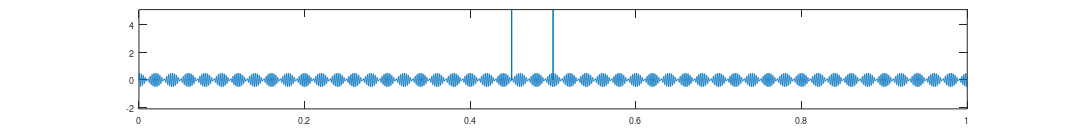

The MATLAB script that drew this image: (Note: this script raises an error after producing the figure.)
clear;
close all;

fs=22050;
a=0;b=1;t = a:(1/fs)*(b-a):b-(1/(fs*(b-a))); 
f = 0.25*sin(400*2*pi*t)+0.25*sin(450*2*pi*t); 
t1 = round(4.5*fs/10);
t2 = round(5*fs/10);
f(t1)=10;
f(t2)=10;	  

figure;
h = plot(t,f);       
set(h,'LineWidth',1);
axis([a,b,-2.1,5.1])
printPaperPosition = [1   10   16.7  2]; %[left, bottom, width, height]
printFile = 'Sound_TwoSineTwoImpulse';
set(gcf,'PaperPosition',printPaperPosition); 
print('-dpng',strcat(printFile),'-r600');

wavwrite(f,fs,'Sound_TwoSineTwoImpulse.wav')